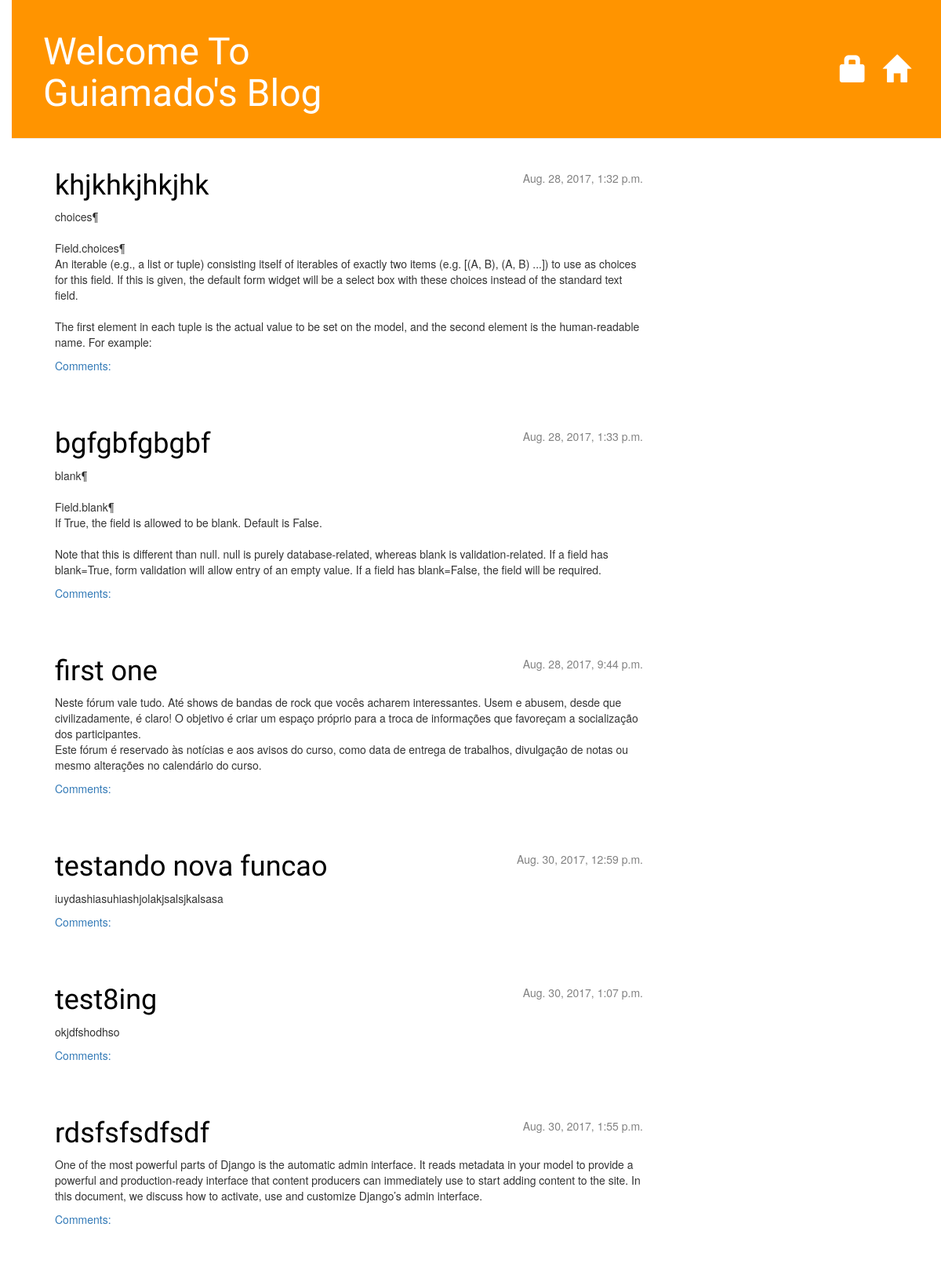
/, run on an earlier commit of the app's database.
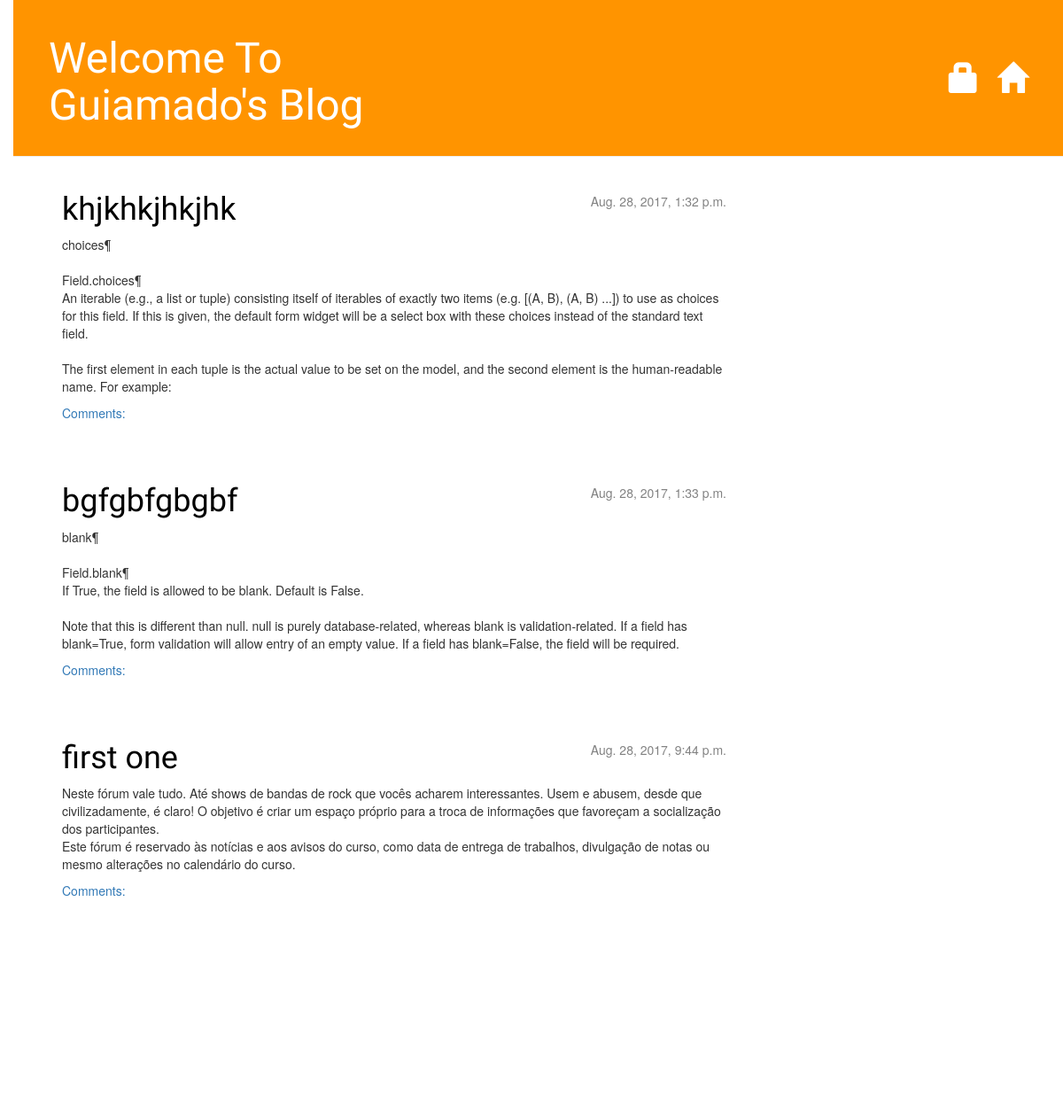
And on a later commit of the database.
### blog/models.py (models this page shows, shortened)
class Post(models.Model):
    author = models.ForeignKey('auth.User')
    title = models.CharField(max_length=200)
    text = models.TextField()
    created_date = models.DateTimeField(
            default=timezone.now)
    published_date = models.DateTimeField(
            blank=True, null=True)

### blog/views.py (the view)
# urls.py: url(r'^$', views.post_list, name='post_list'),
def post_list(request):
    posts = Post.objects.filter(published_date__lte=timezone.now()).order_by('published_date')
    return render(request, 'blog/post_list.html', {'posts': posts})

### blog/templates/blog/post_list.html
{% extends 'blog/base.html' %}
	{% block content %}
            {% for post in posts %}
                <div class="post">
                    <div class="date">
                        {{ post.published_date }}
                    </div>
                   <h1><a href="{% url 'blog.views.post_detail' pk=post.pk %}">{{ post.title }}</a></h1>
                    <p>{{ post.text|linebreaksbr }}</p>
                    <a href="{% url 'post_detail' pk=post.pk %}">Comments: {{ post.approved_comments.count }}</a>
                </div>
            {% endfor %}
    {% endblock content %}

What changed in the data, as far as the page shows it:
no longer on this page (row unchanged): Post: published_date "Aug. 30, 2017, 12:59 p.m.", title "testando nova funcao", text "iuydashiasuhiashjolakjsalsjkalsasa"
removed Post: published_date "Aug. 30, 2017, 1:07 p.m.", title "test8ing", text "okjdfshodhso"
removed Post: published_date "Aug. 30, 2017, 1:55 p.m.", title "rdsfsfsdfsdf", text "One of the most powerful parts of Django is the automatic admin interface. It reads metadata in your model to provide a powerful and production-ready interface that content producers can immediately use to start adding content to the site. In this document, we discuss how to activate, use and customize Django’s admin interface."
